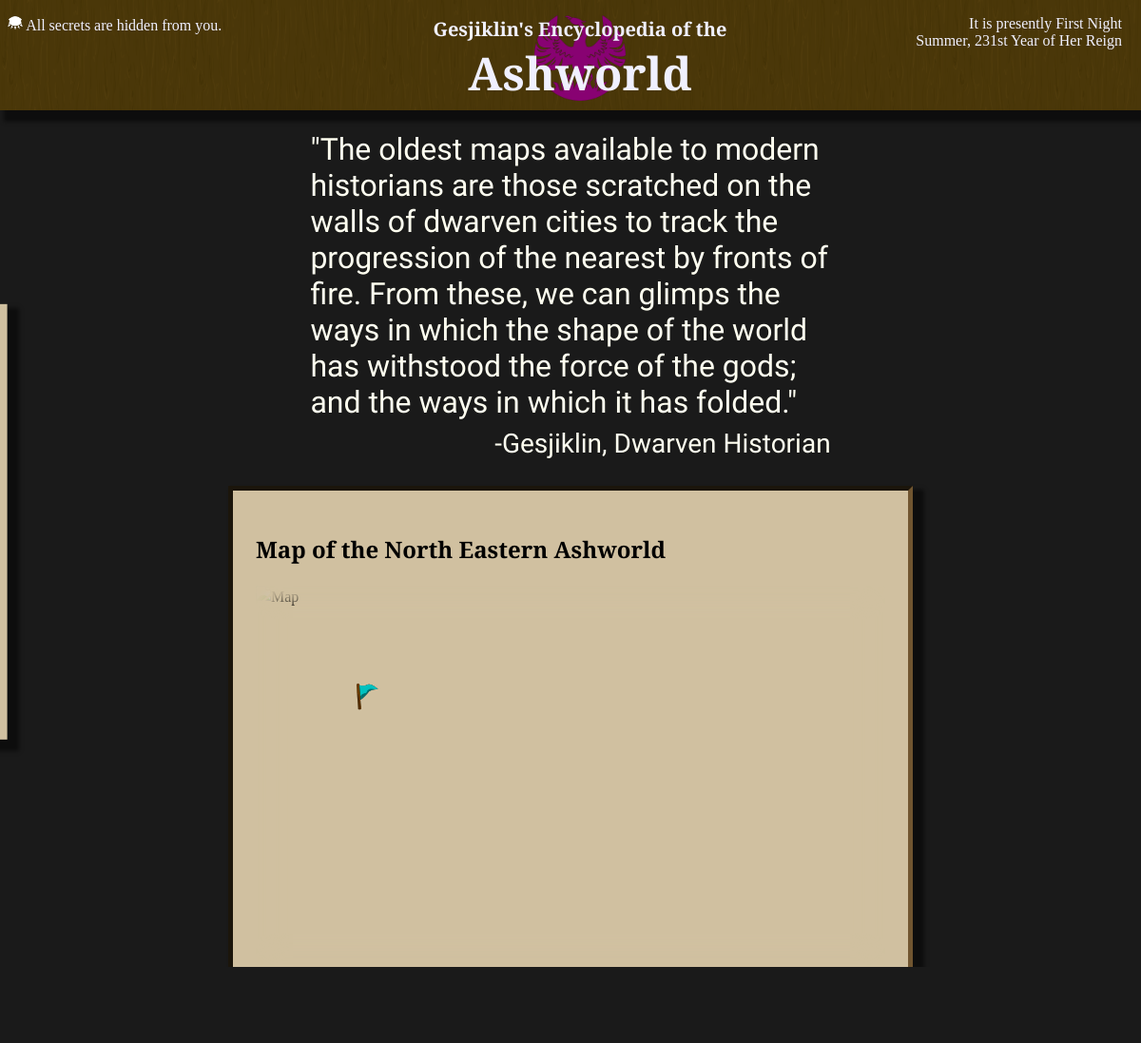
The page /map on the database as committed earlier.
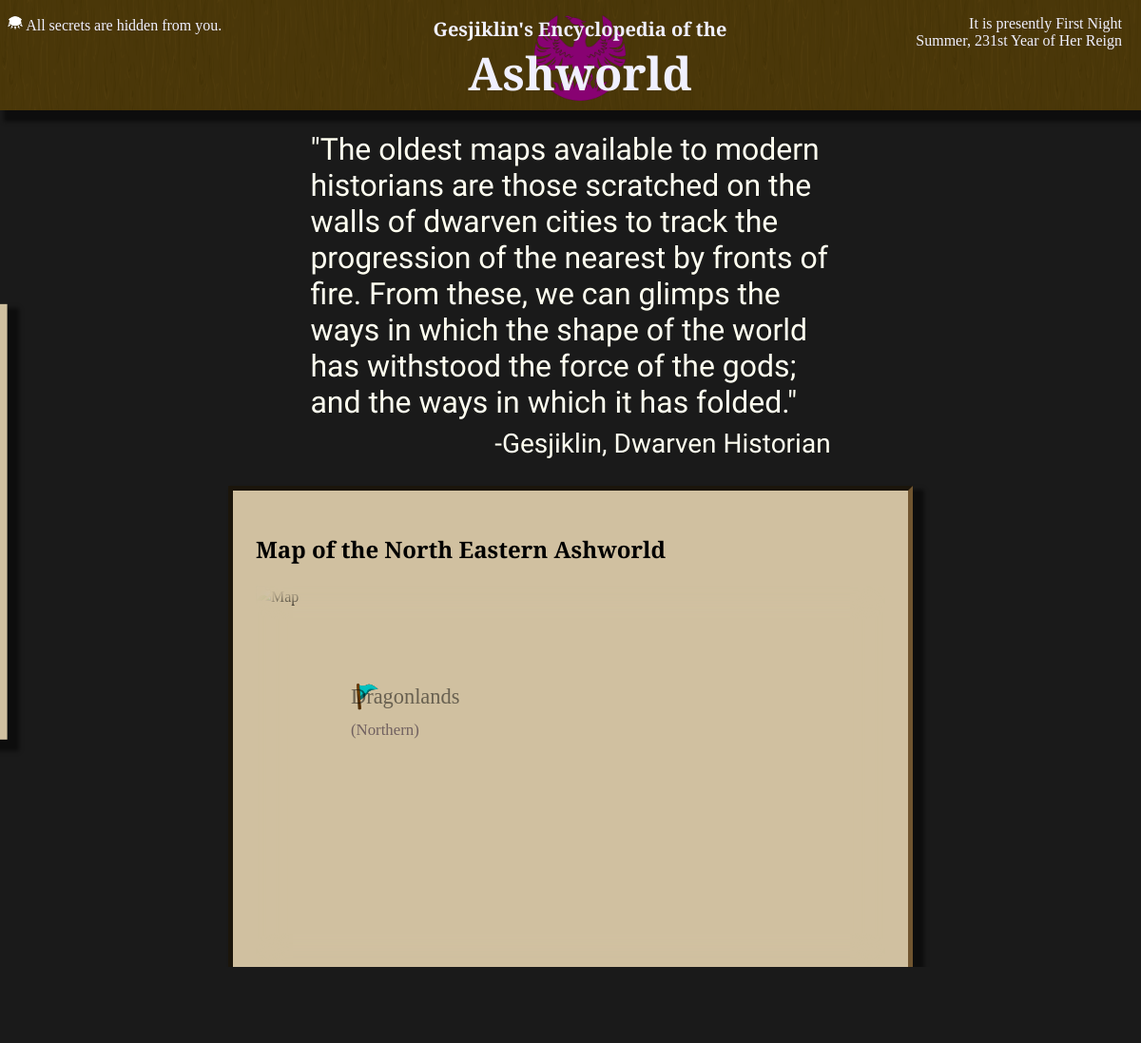
The same page on the database as committed later.
### wiki/models.py (models this page shows, shortened)
class MapLocation(models.Model):
    page = models.ForeignKey(to=InfoPage, on_delete=models.SET_DEFAULT, default=InfoPage.objects.get(pk = 'Introduction').pk)
    def title(self):
        return self.page.title()
    note = models.TextField(max_length = 64, blank=True)
    LOC_TYPES = [
        ('village', 'Small Village or Town'),
        ('city', 'Major City'),
        ('region', 'General Region')
    ]
    loc_type = models.TextField(max_length = max(len(i) for i,_ in LOC_TYPES), choices = LOC_TYPES, default = LOC_TYPES[0][0])
    x = models.IntegerField()
    y = models.IntegerField()

class InfoPage(models.Model):
    short_title = models.CharField(max_length = 64, primary_key=True)
    def title(self):
        return self.short_title #self.full_title if self.full_title else self.short_title
    quote = models.TextField(blank = True)
    text = models.TextField(blank = True)
    next_page = models.ForeignKey(to='self', on_delete=models.SET_NULL, null=True, blank=True)

### wiki/views.py (the view)
# urls.py: path('map', views.world_map, name='map'),
def world_map(request):
    template_name = "wiki/mappage.html"
    context = base_context(request)
    return render(request, template_name, context)

### wiki/views.py (called while the page is built)
def base_context(request):
    context = {}
    context['show_secrets'] = request.session.get('show_secrets', False)
    context['locations'] = MapLocation.objects.all()
    context['terms_str'] = request.GET.get('terms')
    context['terms'] = context['terms_str'].split(' ') if context['terms_str'] else []
    return context

### wiki/templates/wiki/mappage.html (shortened to what this page needs)
{% extends "wiki/index.html" %}
{% load static %}
{% block content %}
    <p class="quote">
        "The oldest maps available to modern historians are those scratched on the walls of dwarven cities to track the progression of the nearest by fronts of fire. From these, we can glimps the ways in which the shape of the world has withstood the force of the gods; and the ways in which it has folded."
    </p>
    <p class="quoteauthor">
        -Gesjiklin, Dwarven Historian
    </p>
    <div class="textbox">
        <h2>Map of the North Eastern Ashworld</h2>
        {% include 'wiki/map.html' %}
    </div>
{% endblock %}

### wiki/templates/wiki/map.html (shortened to what this page needs)
{% load static %}
<link rel="stylesheet" href="{% static 'wiki/map.css' %}"/>
<div class="mapcontainer">
    <div id="worldmap" class="map pannable">
        <image class="map" src="{% static 'wiki/map.png' %}" alt="Map"/>
        <image id="mapmarker" class="mapsticky" src="{% static 'wiki/flag.png' %}" style="width: 32px; height: 32px;" alt="X"/>
        {% for location in locations %}
            <a class="maplocation mapsticky map{{location.loc_type}} matchbackground" href="{% url 'info' location.page.pk %}"
                style="top: {{ location.y }}px; left: {{ location.x }}px ">
                {{ location.title }}
                <br/>
                {% if location.note %}
                    <span class="note">({{ location.note }})</span>
                {% endif %}
            </a>
        {% endfor %}
    </div>
    <div class="blurededge matchcolortoback"></div>
</div>
<p class="note">The flag is at <span id="markerx">100</span> East, <span id="markery">100</span> South</p>

Rows that differ between the two databases and show on the page:
added MapLocation: title "Dragonlands", note "Northern"
